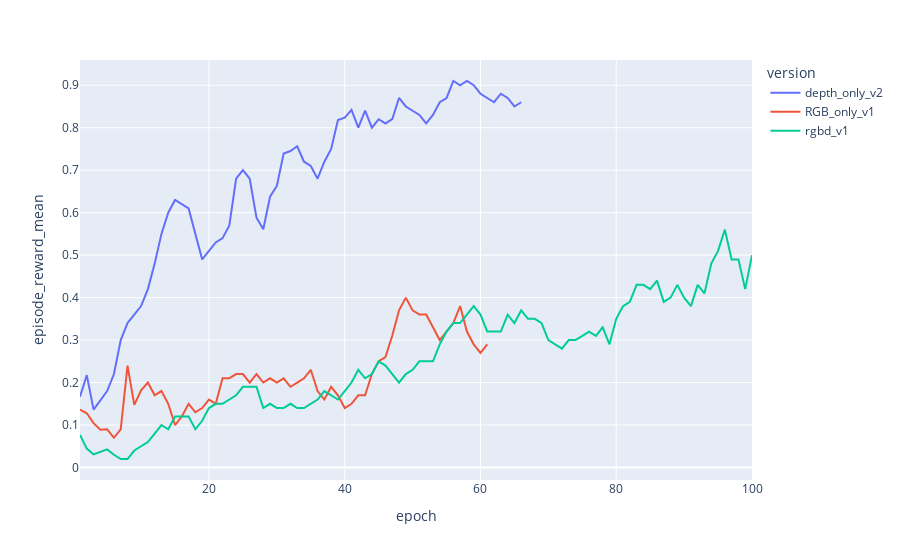
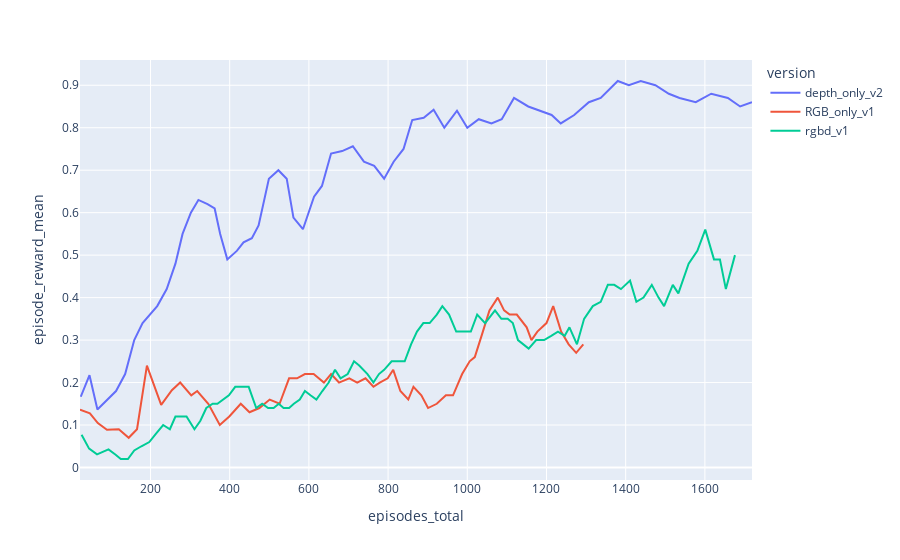
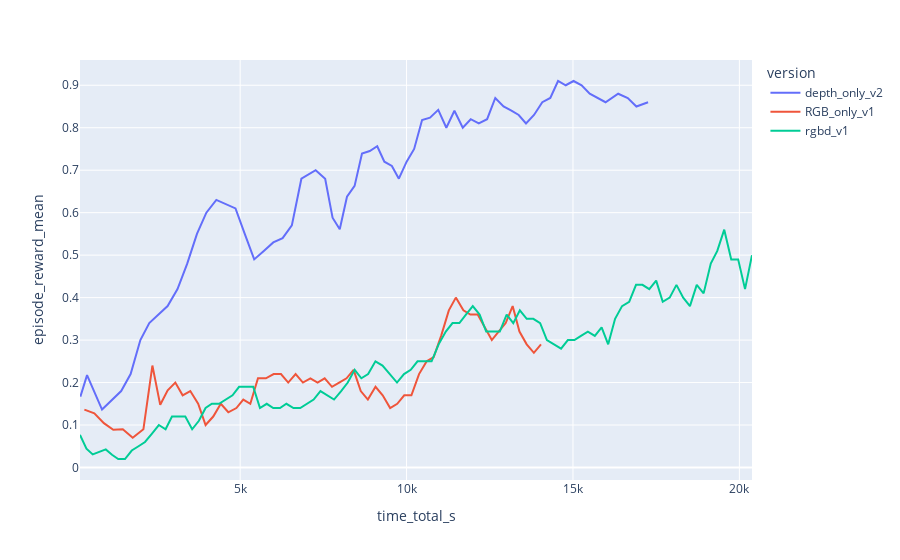

These figures' notebook cell, in order:
### Code cell
plotResults(ppo_data,ENV, VERSIONS, ['episode_reward_mean'], x_value='epoch' )
plotResults(ppo_data,ENV, VERSIONS, ['episode_reward_mean'], x_value='episodes_total')
plotResults(ppo_data,ENV, VERSIONS, ['episode_reward_mean'], x_value='time_total_s')
